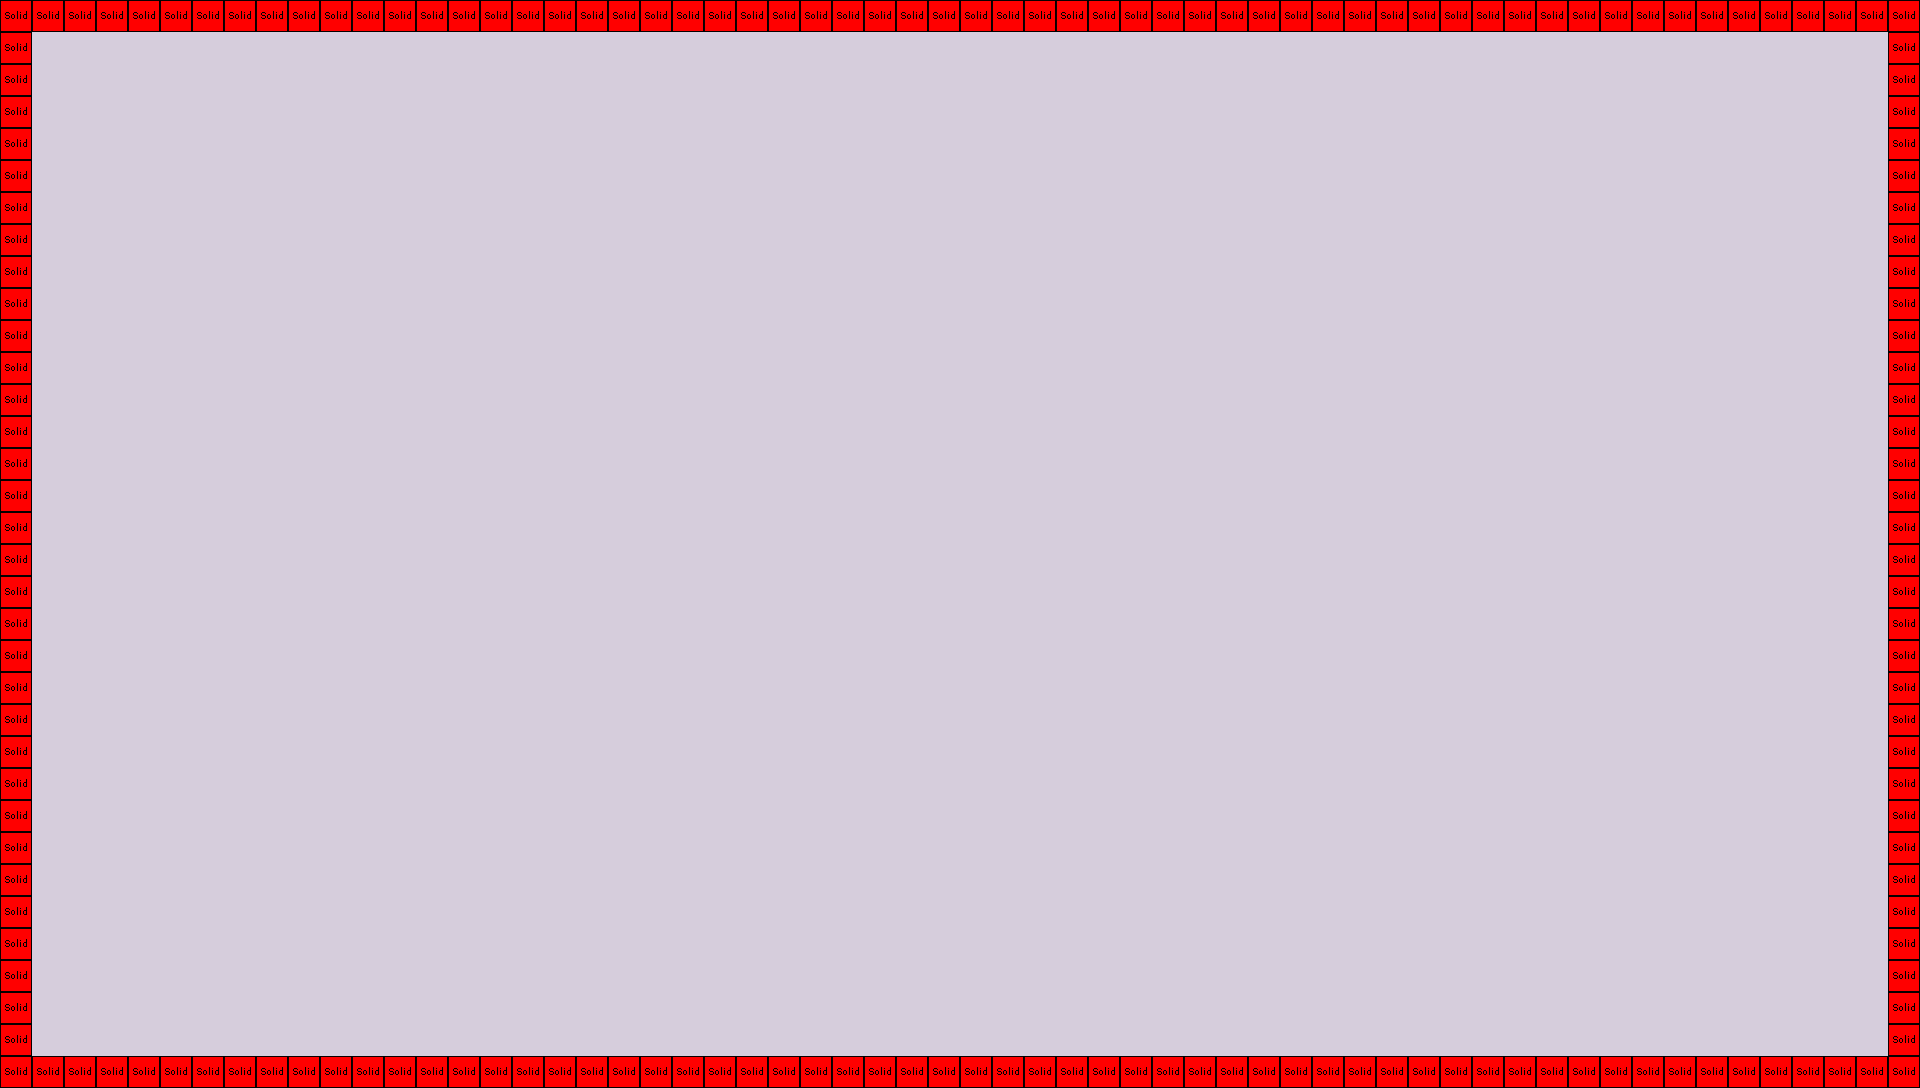

Rendered tile map (Tiled .tmx) drawn with the repository's tilesets; below, a short description and the map source with its tile grids summarised:
An orthogonal 60x34 tile map with 32x32 px tiles, 2 tile layers (Calque de Tile 1, logic), 2 tilesets.

<map version="1.0" orientation="orthogonal" renderorder="right-down" width="60" height="34" tilewidth="32" tileheight="32">
 <tileset firstgid="1" name="Happy_New_Year_3" tilewidth="32" tileheight="32">
  <image source="tuiles/Happy_New_Year_3.png" width="768" height="768" />
 </tileset>
 <tileset firstgid="577" name="tuto-slick2d-037-tuile-logic" tilewidth="32" tileheight="32">
  <image source="tuiles/tuto-slick2d-037-tuile-logic.png" width="160" height="160" />
 </tileset>
 <layer name="Calque de Tile 1" width="60" height="34">
  <data>[2040 cells, 2040 non-empty, 1 distinct tile ids]</data>
 </layer>
 <layer name="logic" width="60" height="34">
  <data>[2040 cells, 184 non-empty, 1 distinct tile ids]</data>
 </layer>
</map>
